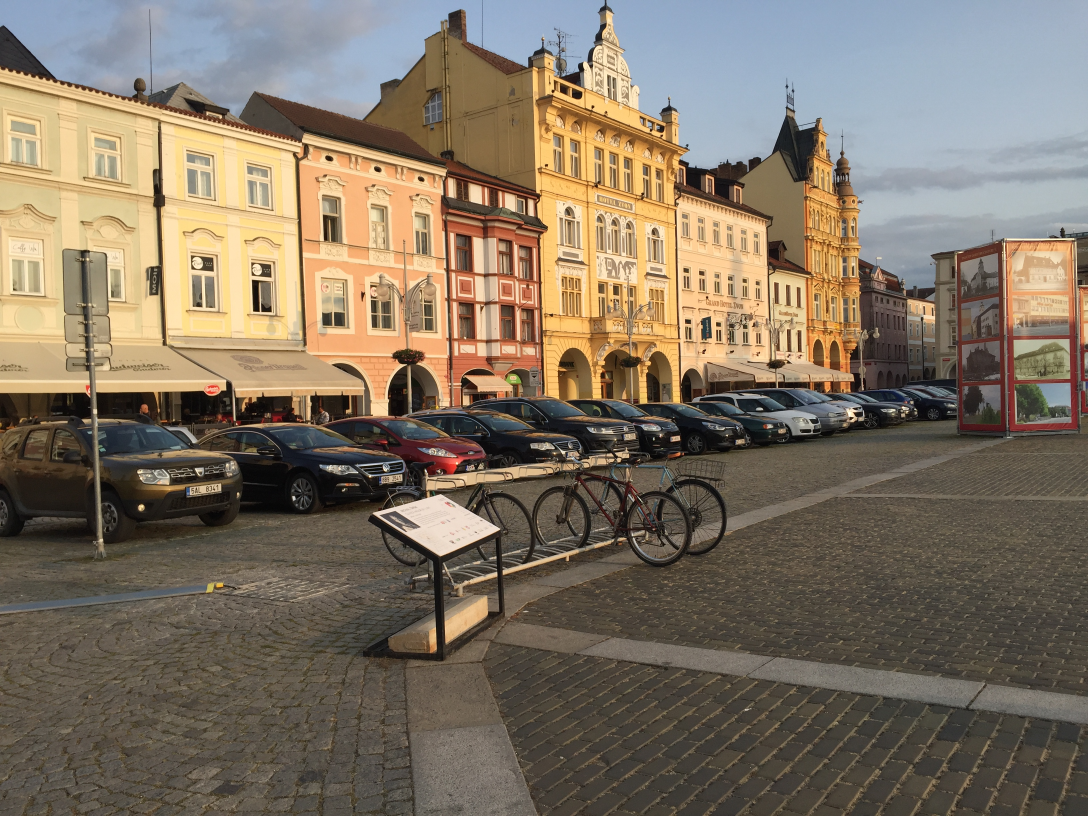
#> input picture עיבוד תמונה/cv 1/FamilyTrip.jpg, 3264 x 2448 px, given in place of RGBimage.jpg, which was not available (shown at 1/3 size)
$ python ReadWrite.py
#> lines starting #> are read from the running program, lines starting #| are printed output that depends on the picture; pictures that were not available may be replaced by others from this repository, and a replacement may not be noted
import matplotlib.pyplot as plt
import cv2


#=============================== read/write using OPEN CV============================
# cv2 module's imread to read an image as an ndarray.
#always check the type, cv doesn't produce error message when something is wrong in read
imgColor = cv2.imread('RGBimage.jpg', cv2.IMREAD_COLOR)
#> imgColor is the input picture: shape (2448, 3264, 3); mean B, G, R 98.9, 115.3, 127.9
if imgColor is None:
    print('error in reading the file')
    exit()

#print the shape of the image
print(imgColor.shape)
#| (2448, 3264, 3)
# IMPORTANT! OpenCV reads the image in BGR format, while other libraries, e.g., matplotlib,  use RGB format
# converting from BGR to RGB
imgColor_fixed = cv2.cvtColor(imgColor, cv2.COLOR_BGR2RGB)

#display the image before and after the color conversion
plt.subplot(121); plt.imshow(imgColor); plt.title('Before color conversion')
plt.subplot(122); plt.imshow(imgColor_fixed); plt.title('After color conversion')
plt.show()
#> figure, not shown here; B, G, R data is drawn as R, G, B

#convert to grayscale and save the result
imgGrayscale = cv2.imread('RGBimage.jpg', cv2.IMREAD_GRAYSCALE)
#> imgGrayscale: shape (2448, 3264); min 0, max 255, mean 117.3
#print the shape of the image
print(imgColor.shape)
#| (2448, 3264, 3)
cv2.imwrite('imgGrayscale.jpg', imgGrayscale)
##===================================================================================================================

# split color channels
colorImg = cv2.imread('RGBimage.jpg', cv2.IMREAD_COLOR)
b,g,r=cv2.split(colorImg)
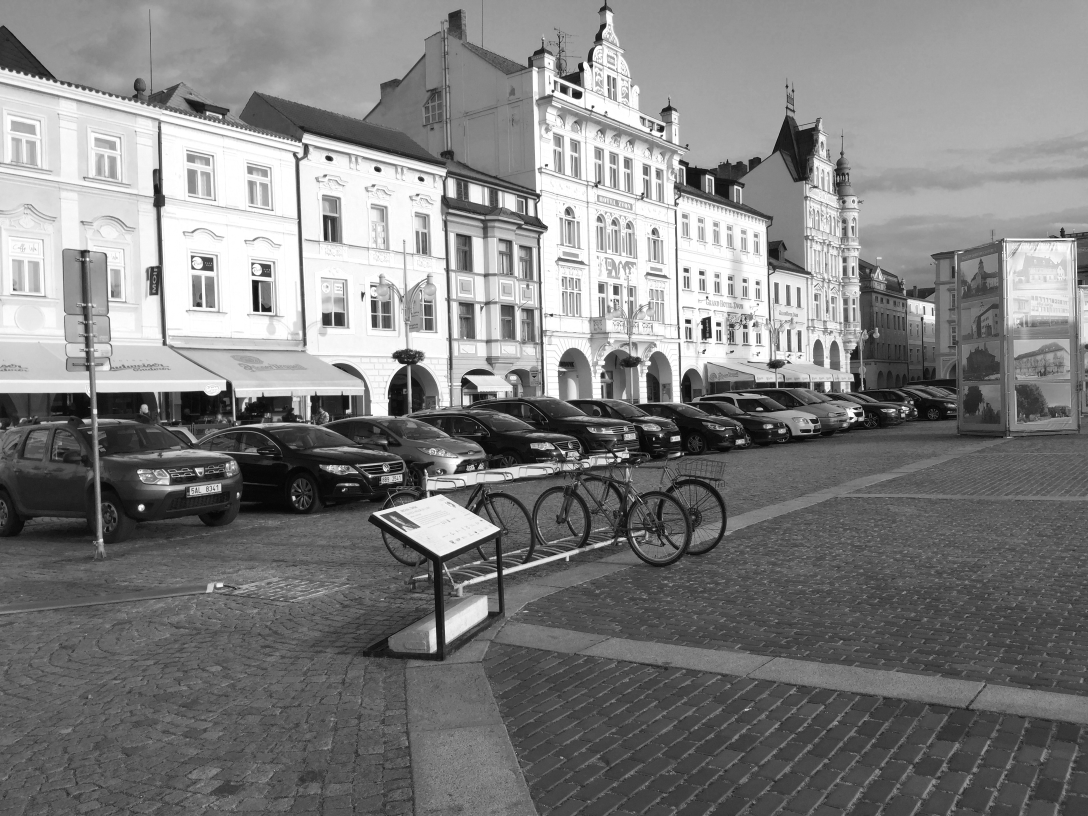
#> r: shape (2448, 3264) (shown at 1/3 size); min 0, max 255, mean 127.9
print(b.shape)
#| (2448, 3264)

#plt.figure()
plt.subplot(141); plt.imshow(r, cmap = 'gray'); plt.title('Red Channel')
plt.subplot(142); plt.imshow(g, cmap = 'gray'); plt.title('Green Channel')
plt.subplot(143); plt.imshow(b, cmap = 'gray'); plt.title('Blue Channel')
# Merge the individual channels into a BGR image.
imgMerged = cv2.merge((r, g, b))
# Display the merged output.
plt.subplot(144); plt.imshow(imgMerged); plt.title('Merged Output')
plt.show()

# cv2.imwrite('Red.jpeg', r)
# cv2.imwrite('Green.jpeg', g)
# cv2.imwrite('Blue.jpeg', b)

#==============================================================================================
# horizontal and vertical flip
imgColor = cv2.imread('RGBimage.jpg', cv2.IMREAD_COLOR)
imgColor = cv2.cvtColor(imgColor, cv2.COLOR_BGR2RGB)

imgH = cv2.flip(imgColor,0)
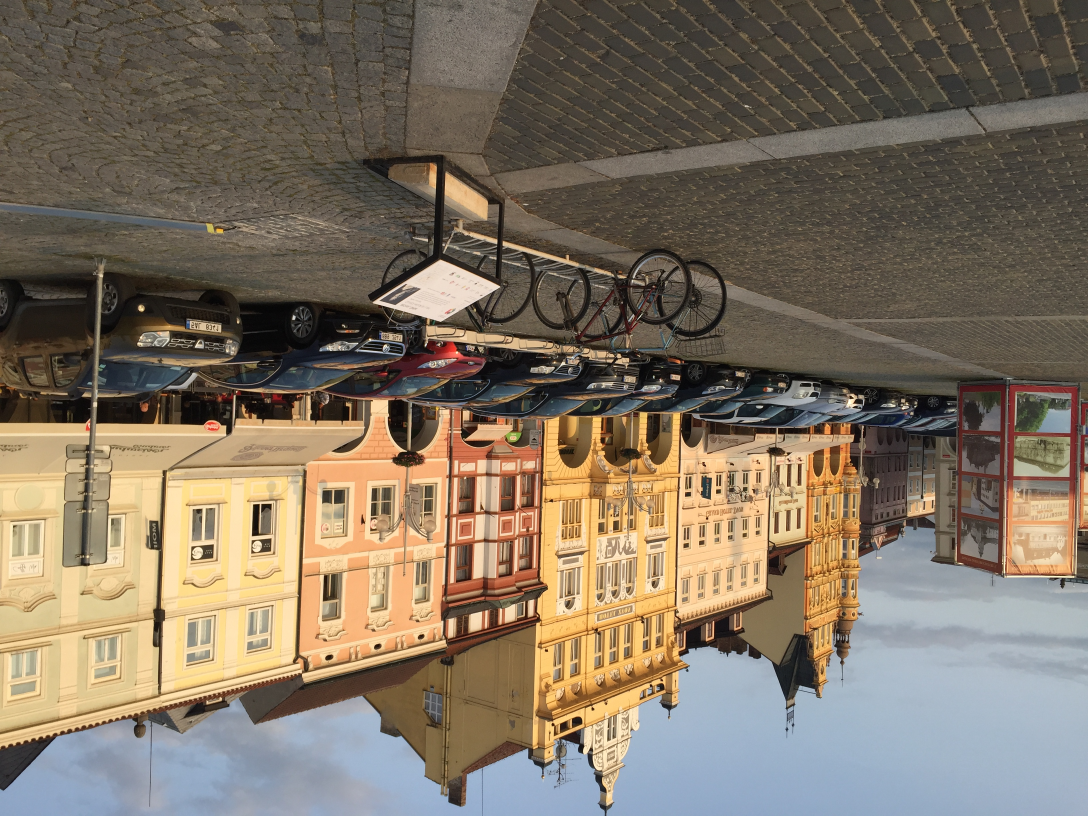
#> imgH: shape (2448, 3264, 3) (shown at 1/3 size); mean R, G, B 127.9, 115.3, 98.9
imgV = cv2.flip(imgColor,1)
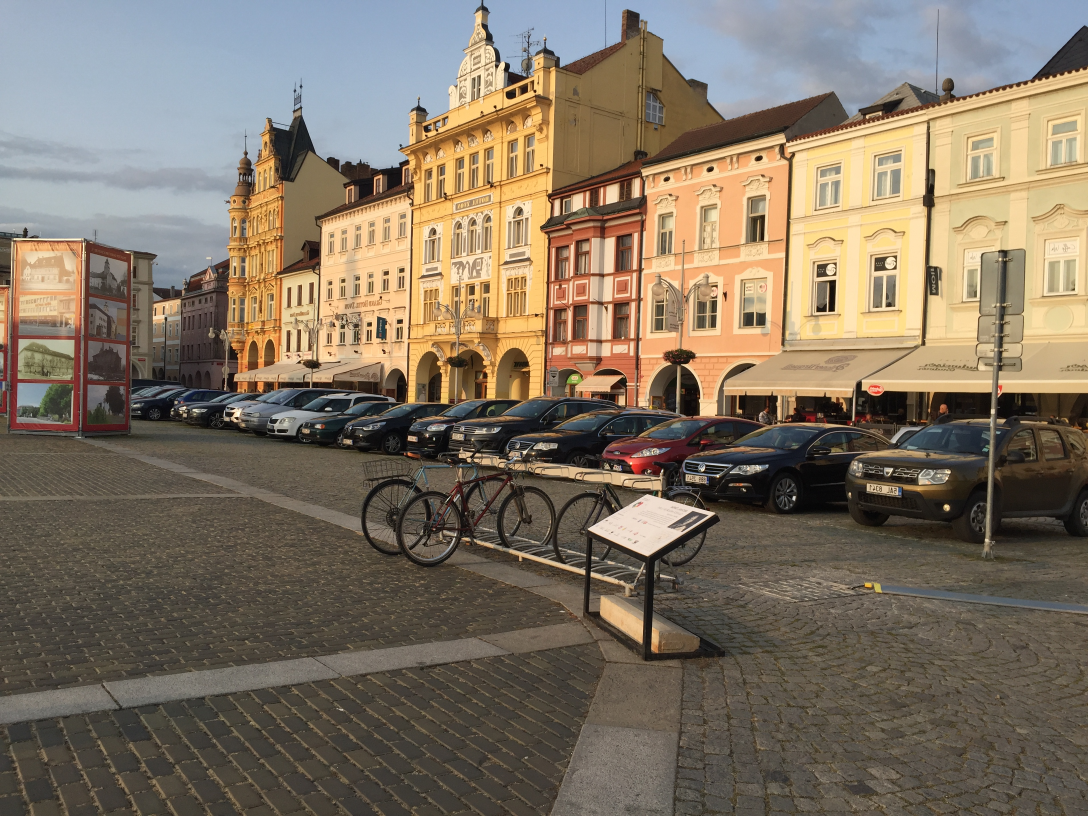
#> imgV: shape (2448, 3264, 3) (shown at 1/3 size); mean R, G, B 127.9, 115.3, 98.9
imgVH = cv2.flip(imgColor,-1)
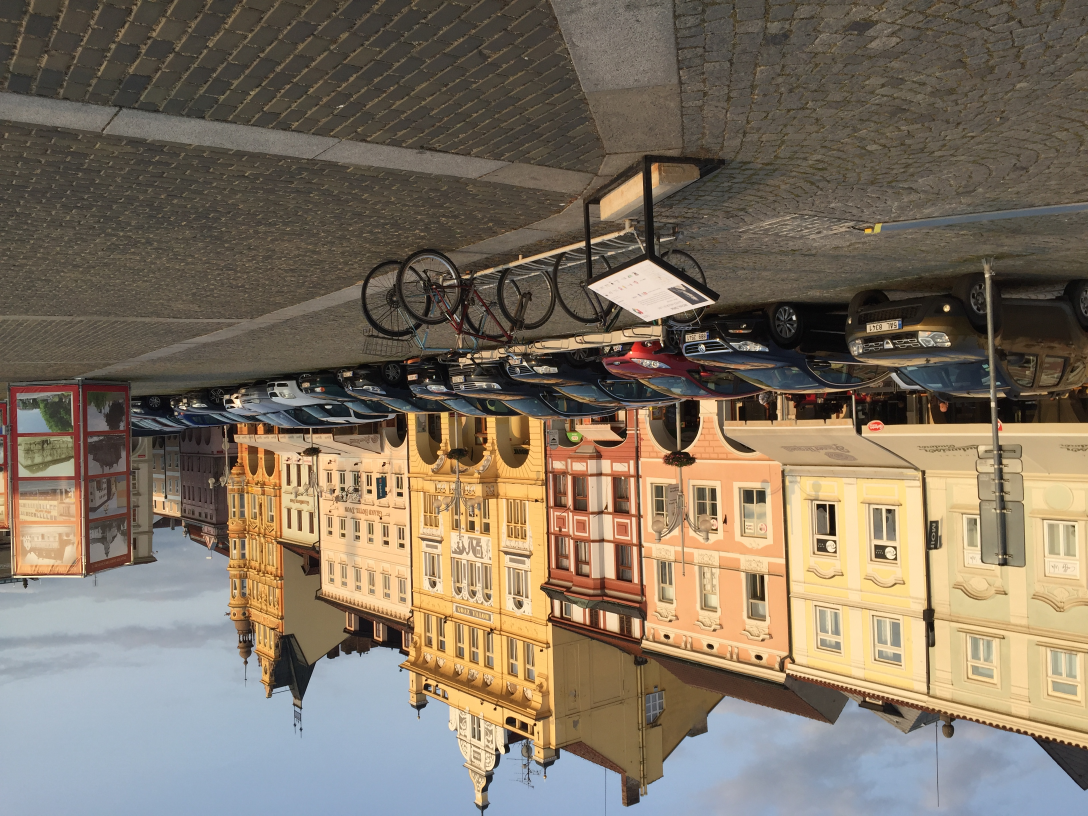
#> imgVH: shape (2448, 3264, 3) (shown at 1/3 size); mean R, G, B 127.9, 115.3, 98.9

plt.subplot(141);  plt.imshow(imgColor); plt.title("Original image")
plt.subplot(142);  plt.imshow(imgH); plt.title("Horizontal flip")
plt.subplot(143);  plt.imshow(imgV); plt.title("Vertical flip")
plt.subplot(144);  plt.imshow(imgVH); plt.title("Horizontal and vertical flip")
plt.show()

#===================RESIZE================================================
# this will resize both axes by half:
small = cv2.resize(imgColor, (0,0), fx=0.5, fy=0.5)
# this will resize the image to have 100 cols (width) and 50 rows (height):
resized_image = cv2.resize(imgColor, (100, 50))

print(imgColor.shape)
#| (2448, 3264, 3)
print(small.shape)
#| (1224, 1632, 3)
print(resized_image.shape)
#| (50, 100, 3)

#======================================================================
#interpolations
im = cv2.imread('letterA.tif', 0)
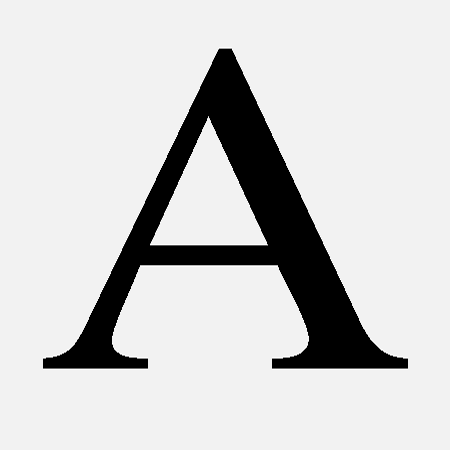
#> input picture עיבוד תמונה/cv 1/letterA.tif, 450 x 450 px
#> im is the input picture: shape (450, 450); min 0, max 255, mean 207.9
im = cv2.resize(im, (100,100))
#> im: shape (100, 100)
imNearest = cv2.resize(im, None, fx=3, fy=3, interpolation = cv2.INTER_NEAREST)
imLinear = cv2.resize(im, None, fx=3, fy=3, interpolation = cv2.INTER_LINEAR)
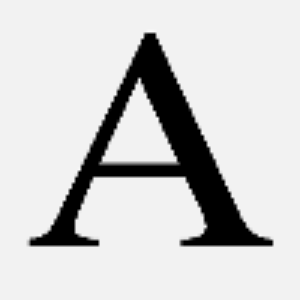
#> imLinear: shape (300, 300); min 0, max 252, mean 207.7
imBicubic = cv2.resize(im, None, fx=3, fy=3, interpolation = cv2.INTER_CUBIC)

cv2.imwrite('original.tif',im )
cv2.imwrite('Nearest.tif',imNearest )
cv2.imwrite('Bilinear.tif',imLinear )
cv2.imwrite('Bicubic.tif',imBicubic )
